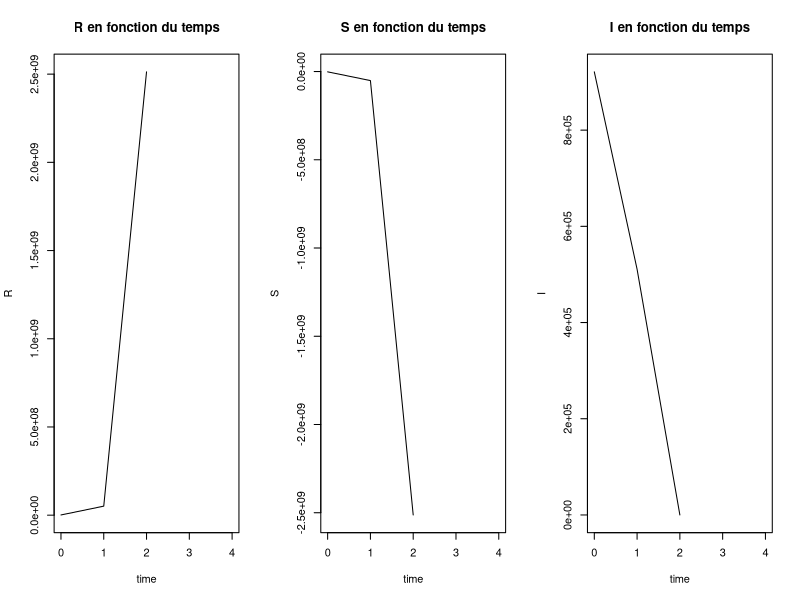

Recreate this plot in R.
data=read.table("Globaldata.txt",sep="\t",head=TRUE)
time=data$t
pop=data$Population.mondiale
S=data$S
I=data$I
R=data$R



par(mfrow=c(1,3))
plot(time,R,type='l')
title(main="R en fonction du temps")
plot(time,S,type='l')
title(main="S en fonction du temps")
plot(time,I,type='l')
title(main="I en fonction du temps")
